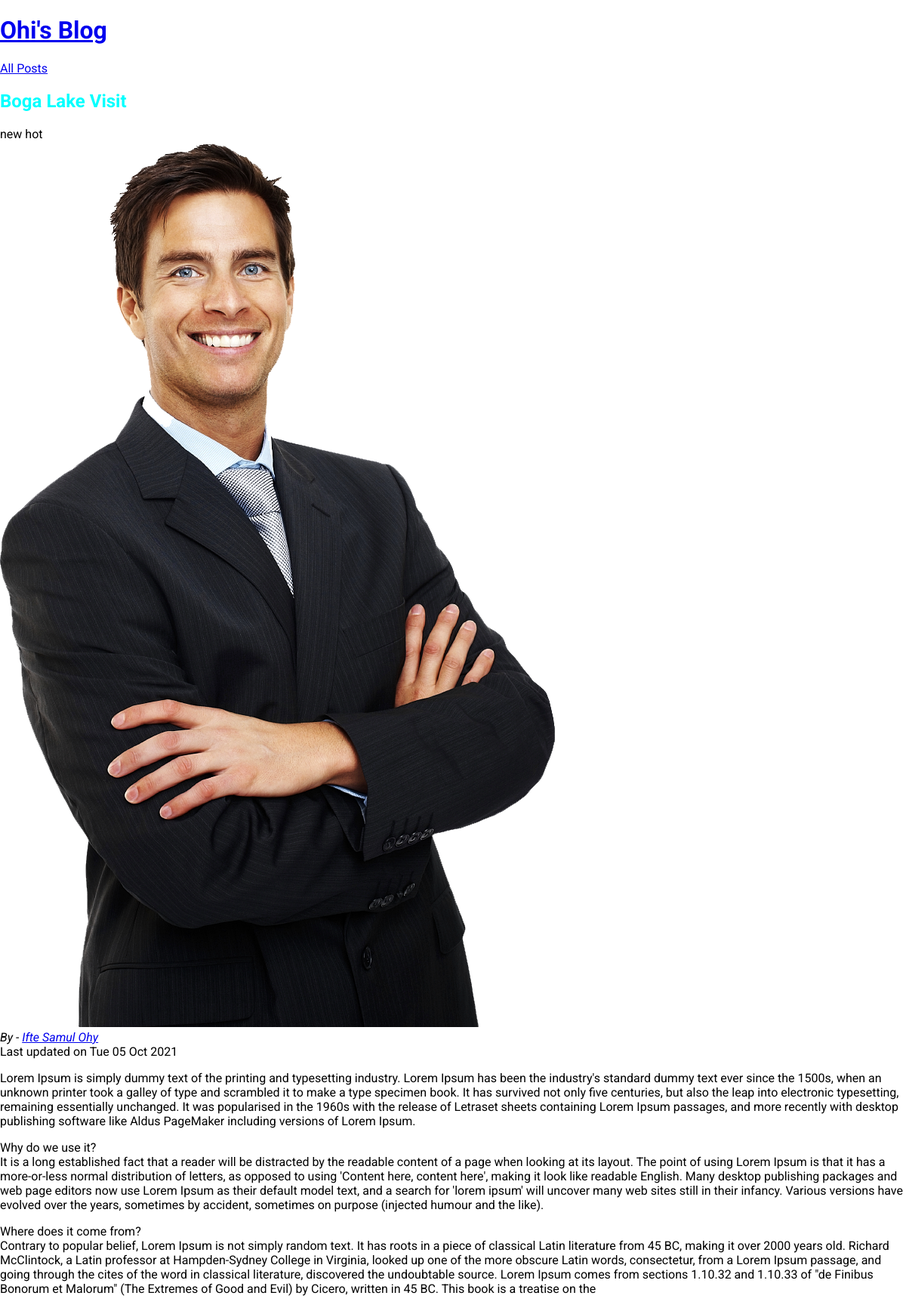
Screenshot of /posts/boga-lake with the database file from the repository.
### blog/models.py (models this page shows, shortened)
class Post(models.Model):
    title = models.CharField(max_length=100)
    excerpt = models.CharField(max_length=200)
    image_name= models.CharField(max_length=100)
    date = models.DateField(auto_now=True)
    slug = models.SlugField(unique=True,db_index=True)
    content = models.TextField(validators=[MinLengthValidator(50),MaxLengthValidator(2000)])
    author = models.ForeignKey(Author,on_delete=models.SET_NULL,null = True,related_name="posts")
    tag = models.ManyToManyField(Tag)

class Tag(models.Model):
    caption = models.CharField(max_length=10)

class Author(models.Model):
    first_name= models.CharField(max_length=50)
    last_name = models.CharField(max_length=50)
    email = models.EmailField()
    def __str__(self):
        return f"{self.first_name} {self.last_name}"

### blog/views.py (the view)
# urls.py: path("posts/<slug:slug>",views.post_details, name="post-details-page")
def post_details(request,slug):
    identified_post = get_object_or_404(Post,slug=slug)
    return render(request, "blog/post-detail.html",{
        "post":identified_post,
        "tags":identified_post.tag.all()
    })

### blog/templates/blog/post-detail.html (shortened to what this page needs)
{% extends 'base.html' %}
{% load static %}
{% block css_files %}
    <link rel="stylesheet" href="{% static 'blog/index.css' %}">
{% endblock css_files %}
{% block content %}
<section id="summary">
<h2>{{post.title}}</h2>
{% for tag in tags %}
<span>{{tag.caption}}</span>
{% endfor %}
<article>
<img src="{% static 'blog/images/'|add:post.image_name %}" alt="">
<address>By - <a href="mailto:{{post.author.email}}">{{post.author}}</a></address>
<div>
Last updated on <time>{{post.date|date:"D d M Y"}}</time>
</div>
</article>
</section>
<main>
{{post.content|linebreaks}}
</main>
{% endblock %}

### templates/base.html (shortened to what this page needs)
{% load static %}
<!DOCTYPE html>
<html lang="en">
<head>
    <link rel="stylesheet" href="{% static 'app.css' %}">
    {% block css_files %}{% endblock css_files %}
</head>
<body>
<header>
    <h1><a href="{% url 'index-page' %}">Ohi's Blog</a></h1>
    <nav><a href="{% url 'post-page' %}">All Posts</a></nav>
</header>
    {% block content %}{% endblock content %}
</body>
</html>

### static/app.css (style rules this page uses)
html { font-family: 'Roboto', sans-serif; }
body { margin: 0; }

### blog/static/blog/index.css (style rules this page uses)
h1,h2,h3 { color:aqua; }

### rows the page displays
Post: title "Boga Lake Visit", image_name (placeholder picture), author "Ifte Samul Ohy", date "Tue 05 Oct 2021", content "Lorem Ipsum is simply dummy text of the printing and typesetting industry. Lorem Ipsum has been the industry's standard dummy text ever since the 1500s, when an unknown printer took a galley of type and scrambled it to make a type specimen book. It has survived not only five centuries, but also the leap into electronic typesetting, remaining essentially unchanged. It was popularised in the 1960s with the release of Letraset sheets containing Lorem Ipsum passages, and more recently with desktop publishing software like Aldus PageMaker including versions of Lorem Ipsum. Why do we use it? It is a long established fact that a reader will be distracted by the readable content of a page when…"
Tag: caption "new"
Tag: caption "hot"
